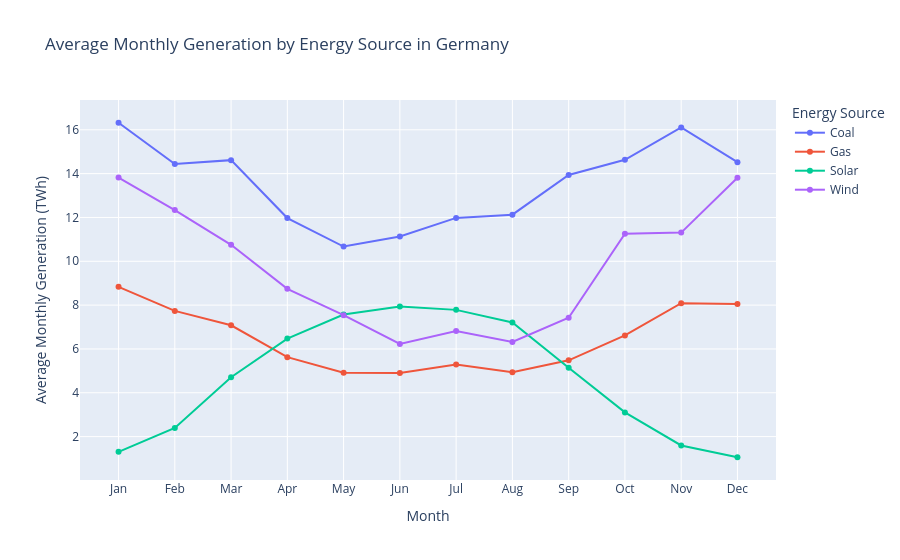

This figure's notebook cell:
### Markdown cell above
## 4.4 Seasonal Patterns in Electricity Generation

The time-series analysis indicates recurring within-year variation,
particularly for solar and wind generation.

To examine seasonality more directly, monthly generation is grouped by
calendar month. Averaging observations from the same month across multiple
years reduces short-term fluctuations and makes recurring seasonal patterns
easier to identify.

Germany is again used as a detailed example. Solar, wind, coal and gas are
compared to determine whether their monthly generation follows systematic
seasonal patterns.

### Code cell
germany_seasonality = (
    germany_generation
    .assign(month=germany_generation["date"].dt.month)
    .groupby(["month", "series"], as_index=False)["generation_twh"]
    .mean()
)

fig = px.line(
    germany_seasonality,
    x="month",
    y="generation_twh",
    color="series",
    markers=True,
    title="Average Monthly Generation by Energy Source in Germany",
    labels={
        "month": "Month",
        "generation_twh": "Average Monthly Generation (TWh)",
        "series": "Energy Source",
    },
)

fig.update_xaxes(
    tickmode="array",
    tickvals=list(range(1, 13)),
    ticktext=[
        "Jan", "Feb", "Mar", "Apr", "May", "Jun",
        "Jul", "Aug", "Sep", "Oct", "Nov", "Dec"
    ],
)

fig.show()

### Figure 1 — Plotly figure (JSON) as saved in the notebook; plotly's stock layout.template omitted (floating-point values rounded to 4 significant figures)
{"data": [{"hovertemplate": "Energy Source=Coal<br>Month=%{x}<br>Average Monthly Generation (TWh)=%{y}<extra></extra>", "legendgroup": "Coal", "line": {"color": "#636efa", "dash": "solid"}, "marker": {"symbol": "circle"}, "mode": "lines+markers", "name": "Coal", "orientation": "v", "showlegend": true, "type": "scatter", "x": [1, 2, 3, 4, 5, 6, 7, 8, 9, 10, 11, 12], "xaxis": "x", "y": [16.32, 14.44, 14.62, 11.97, 10.67, 11.13, 11.98, 12.13, 13.94, 14.63, 16.11, 14.52], "yaxis": "y"}, {"hovertemplate": "Energy Source=Gas<br>Month=%{x}<br>Average Monthly Generation (TWh)=%{y}<extra></extra>", "legendgroup": "Gas", "line": {"color": "#EF553B", "dash": "solid"}, "marker": {"symbol": "circle"}, "mode": "lines+markers", "name": "Gas", "orientation": "v", "showlegend": true, "type": "scatter", "x": [1, 2, 3, 4, 5, 6, 7, 8, 9, 10, 11, 12], "xaxis": "x", "y": [8.836, 7.737, 7.081, 5.625, 4.918, 4.9, 5.291, 4.934, 5.482, 6.617, 8.089, 8.048], "yaxis": "y"}, {"hovertemplate": "Energy Source=Solar<br>Month=%{x}<br>Average Monthly Generation (TWh)=%{y}<extra></extra>", "legendgroup": "Solar", "line": {"color": "#00cc96", "dash": "solid"}, "marker": {"symbol": "circle"}, "mode": "lines+markers", "name": "Solar", "orientation": "v", "showlegend": true, "type": "scatter", "x": [1, 2, 3, 4, 5, 6, 7, 8, 9, 10, 11, 12], "xaxis": "x", "y": [1.306, 2.397, 4.71, 6.473, 7.571, 7.939, 7.783, 7.21, 5.143, 3.105, 1.595, 1.058], "yaxis": "y"}, {"hovertemplate": "Energy Source=Wind<br>Month=%{x}<br>Average Monthly Generation (TWh)=%{y}<extra></extra>", "legendgroup": "Wind", "line": {"color": "#ab63fa", "dash": "solid"}, "marker": {"symbol": "circle"}, "mode": "lines+markers", "name": "Wind", "orientation": "v", "showlegend": true, "type": "scatter", "x": [1, 2, 3, 4, 5, 6, 7, 8, 9, 10, 11, 12], "xaxis": "x", "y": [13.82, 12.34, 10.75, 8.743, 7.543, 6.226, 6.823, 6.317, 7.425, 11.25, 11.31, 13.81], "yaxis": "y"}], "layout": {"legend": {"title": {"text": "Energy Source"}, "tracegroupgap": 0}, "title": {"text": "Average Monthly Generation by Energy Source in Germany"}, "xaxis": {"anchor": "y", "domain": [0, 1], "tickmode": "array", "ticktext": ["Jan", "Feb", "Mar", "Apr", "May", "Jun", "Jul", "Aug", "Sep", "Oct", "Nov", "Dec"], "tickvals": [1, 2, 3, 4, 5, 6, 7, 8, 9, 10, 11, 12], "title": {"text": "Month"}}, "yaxis": {"anchor": "x", "domain": [0, 1], "title": {"text": "Average Monthly Generation (TWh)"}}}}
